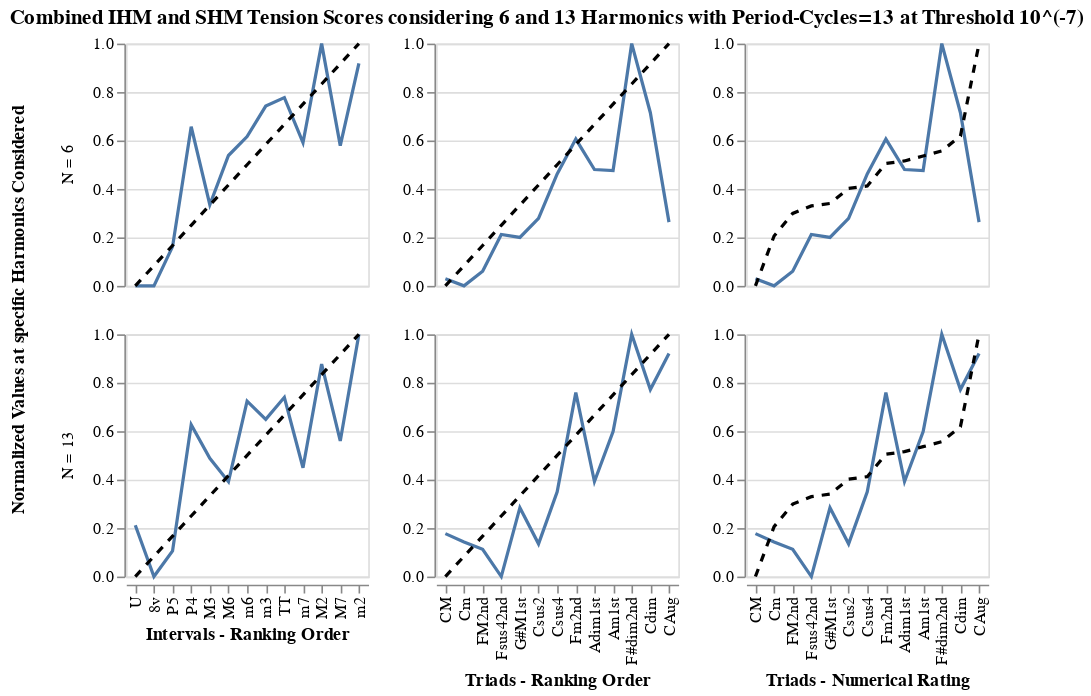

This figure's notebook cell:
### Code cell
(facet_interval |facet_triads_rank_order |facet_triads_empirical).resolve_scale(
    y='shared'
    ).properties(
        title='Combined IHM and SHM Tension Scores considering 6 and 13 Harmonics with Period-Cycles=13 at Threshold 10^(-7)'
    )

### Figure 1 — Vega-Lite specification as saved in the notebook (floating-point values rounded to 4 significant figures)
{"config": {"view": {"continuousWidth": 300, "continuousHeight": 300}}, "hconcat": [{"data": {"name": "data-a9224b930287541b4d064e25355ab9d7"}, "facet": {"row": {"field": "harmonics_considered", "sort": "descending", "title": "Normalized Values at specific Harmonics Considered", "type": "nominal"}}, "spec": {"layer": [{"mark": {"type": "line"}, "encoding": {"x": {"field": "chord_label", "sort": ["U", "8v", "P5", "P4", "M3", "M6", "m6", "m3", "TT", "m7", "M2", "M7", "m2"], "type": "nominal"}, "y": {"field": "normalized_value", "title": null, "type": "quantitative"}}}, {"data": {"name": "data-7809bcd7a2de65814e0505da9403f745"}, "mark": {"type": "line", "color": "black", "strokeDash": [5, 5]}, "encoding": {"x": {"field": "chord_label", "sort": ["U", "8v", "P5", "P4", "M3", "M6", "m6", "m3", "TT", "m7", "M2", "M7", "m2"], "title": "Intervals - Ranking Order", "type": "nominal"}, "y": {"field": "normalized_value", "title": null, "type": "quantitative"}}}], "height": 150, "width": 150}}, {"data": {"name": "data-808fa12a44801d1d99a6072437831c3b"}, "facet": {"row": {"field": "harmonics_considered", "header": null, "sort": "descending", "title": null, "type": "nominal"}}, "spec": {"layer": [{"mark": {"type": "line"}, "encoding": {"x": {"field": "chord_label", "sort": ["CM", "Cm", "FM2nd", "Fsus42nd", "G#M1st", "Csus2", "Csus4", "Fm2nd", "Adim1st", "Am1st", "F#dim2nd", "Cdim", "CAug"], "type": "nominal"}, "y": {"field": "normalized_value", "title": null, "type": "quantitative"}}}, {"data": {"name": "data-667645a7e7442c07383c3c11a89a1711"}, "mark": {"type": "line", "color": "black", "strokeDash": [5, 5]}, "encoding": {"x": {"field": "chord_label", "sort": ["CM", "Cm", "FM2nd", "Fsus42nd", "G#M1st", "Csus2", "Csus4", "Fm2nd", "Adim1st", "Am1st", "F#dim2nd", "Cdim", "CAug"], "title": "Triads - Ranking Order", "type": "nominal"}, "y": {"field": "normalized_value", "title": null, "type": "quantitative"}}}], "height": 150, "width": 150}}, {"data": {"name": "data-808fa12a44801d1d99a6072437831c3b"}, "facet": {"row": {"field": "harmonics_considered", "header": null, "sort": "descending", "title": null, "type": "nominal"}}, "spec": {"layer": [{"mark": {"type": "line"}, "encoding": {"x": {"field": "chord_label", "sort": ["CM", "Cm", "FM2nd", "Fsus42nd", "G#M1st", "Csus2", "Csus4", "Fm2nd", "Adim1st", "Am1st", "F#dim2nd", "Cdim", "CAug"], "type": "nominal"}, "y": {"field": "normalized_value", "title": null, "type": "quantitative"}}}, {"data": {"name": "data-1a1c67b4b5d87e735584d7b643d12f39"}, "mark": {"type": "line", "color": "black", "strokeDash": [5, 5]}, "encoding": {"x": {"field": "chord_label", "sort": ["CM", "Cm", "FM2nd", "Fsus42nd", "G#M1st", "Csus2", "Csus4", "Fm2nd", "Adim1st", "Am1st", "F#dim2nd", "Cdim", "CAug"], "title": "Triads - Numerical Rating", "type": "nominal"}, "y": {"field": "normalized_value", "title": null, "type": "quantitative"}}}], "height": 150, "width": 150}}], "resolve": {"scale": {"y": "shared"}}, "title": "Combined IHM and SHM Tension Scores considering 6 and 13 Harmonics with Period-Cycles=13 at Threshold 10^(-7)", "$schema": "https://vega.github.io/schema/vega-lite/v5.20.1.json", "datasets": {"data-a9224b930287541b4d064e25355ab9d7": [{"chord_label": "U", "normalized_value": 0.0, "periods_considered": 13, "harmonics_considered": "N = 6", "ground_truth_type": "Intervals - Ranking Order"}, {"chord_label": "8v", "normalized_value": 0.0, "periods_considered": 13, "harmonics_considered": "N = 6", "ground_truth_type": "Intervals - Ranking Order"}, {"chord_label": "P5", "normalized_value": 0.1619, "periods_considered": 13, "harmonics_considered": "N = 6", "ground_truth_type": "Intervals - Ranking Order"}, {"chord_label": "P4", "normalized_value": 0.657, "periods_considered": 13, "harmonics_considered": "N = 6", "ground_truth_type": "Intervals - Ranking Order"}, {"chord_label": "M3", "normalized_value": 0.335, "periods_considered": 13, "harmonics_considered": "N = 6", "ground_truth_type": "Intervals - Ranking Order"}, {"chord_label": "M6", "normalized_value": 0.5381, "periods_considered": 13, "harmonics_considered": "N = 6", "ground_truth_type": "Intervals - Ranking Order"}, {"chord_label": "m6", "normalized_value": 0.6164, "periods_considered": 13, "harmonics_considered": "N = 6", "ground_truth_type": "Intervals - Ranking Order"}, {"chord_label": "m3", "normalized_value": 0.742, "periods_considered": 13, "harmonics_considered": "N = 6", "ground_truth_type": "Intervals - Ranking Order"}, {"chord_label": "TT", "normalized_value": 0.777, "periods_considered": 13, "harmonics_considered": "N = 6", "ground_truth_type": "Intervals - Ranking Order"}, {"chord_label": "m7", "normalized_value": 0.5908, "periods_considered": 13, "harmonics_considered": "N = 6", "ground_truth_type": "Intervals - Ranking Order"}, {"chord_label": "M2", "normalized_value": 1.0, "periods_considered": 13, "harmonics_considered": "N = 6", "ground_truth_type": "Intervals - Ranking Order"}, {"chord_label": "M7", "normalized_value": 0.579, "periods_considered": 13, "harmonics_considered": "N = 6", "ground_truth_type": "Intervals - Ranking Order"}, {"chord_label": "m2", "normalized_value": 0.9188, "periods_considered": 13, "harmonics_considered": "N = 6", "ground_truth_type": "Intervals - Ranking Order"}, {"chord_label": "U", "normalized_value": 0.2115, "periods_considered": 13, "harmonics_considered": "N = 13", "ground_truth_type": "Intervals - Ranking Order"}, {"chord_label": "8v", "normalized_value": 0.0, "periods_considered": 13, "harmonics_considered": "N = 13", "ground_truth_type": "Intervals - Ranking Order"}, {"chord_label": "P5", "normalized_value": 0.1058, "periods_considered": 13, "harmonics_considered": "N = 13", "ground_truth_type": "Intervals - Ranking Order"}, {"chord_label": "P4", "normalized_value": 0.627, "periods_considered": 13, "harmonics_considered": "N = 13", "ground_truth_type": "Intervals - Ranking Order"}, {"chord_label": "M3", "normalized_value": 0.488, "periods_considered": 13, "harmonics_considered": "N = 13", "ground_truth_type": "Intervals - Ranking Order"}, {"chord_label": "M6", "normalized_value": 0.3918, "periods_considered": 13, "harmonics_considered": "N = 13", "ground_truth_type": "Intervals - Ranking Order"}, {"chord_label": "m6", "normalized_value": 0.7238, "periods_considered": 13, "harmonics_considered": "N = 13", "ground_truth_type": "Intervals - Ranking Order"}, {"chord_label": "m3", "normalized_value": 0.649, "periods_considered": 13, "harmonics_considered": "N = 13", "ground_truth_type": "Intervals - Ranking Order"}, {"chord_label": "TT", "normalized_value": 0.74, "periods_considered": 13, "harmonics_considered": "N = 13", "ground_truth_type": "Intervals - Ranking Order"}, {"chord_label": "m7", "normalized_value": 0.4492, "periods_considered": 13, "harmonics_considered": "N = 13", "ground_truth_type": "Intervals - Ranking Order"}, {"chord_label": "M2", "normalized_value": 0.8769, "periods_considered": 13, "harmonics_considered": "N = 13", "ground_truth_type": "Intervals - Ranking Order"}, {"chord_label": "M7", "normalized_value": 0.5597, "periods_considered": 13, "harmonics_considered": "N = 13", "ground_truth_type": "Intervals - Ranking Order"}, {"chord_label": "m2", "normalized_value": 1.0, "periods_considered": 13, "harmonics_considered": "N = 13", "ground_truth_type": "Intervals - Ranking Order"}], "data-7809bcd7a2de65814e0505da9403f745": [{"normalized_value": 0.0, "chord_label": "U"}, {"normalized_value": 0.08333, "chord_label": "8v"}, {"normalized_value": 0.1667, "chord_label": "P5"}, {"normalized_value": 0.25, "chord_label": "P4"}, {"normalized_value": 0.3333, "chord_label": "M3"}, {"normalized_value": 0.4167, "chord_label": "M6"}, {"normalized_value": 0.5, "chord_label": "m6"}, {"normalized_value": 0.5833, "chord_label": "m3"}, {"normalized_value": 0.6667, "chord_label": "TT"}, {"normalized_value": 0.75, "chord_label": "m7"}, {"normalized_value": 0.8333, "chord_label": "M2"}, {"normalized_value": 0.9167, "chord_label": "M7"}, {"normalized_value": 1.0, "chord_label": "m2"}], "data-808fa12a44801d1d99a6072437831c3b": [{"chord_label": "CM", "normalized_value": 0.0293, "periods_considered": 13, "harmonics_considered": "N = 6", "ground_truth_type": "Triads - Ranking Order"}, {"chord_label": "Cm", "normalized_value": 0.0, "periods_considered": 13, "harmonics_considered": "N = 6", "ground_truth_type": "Triads - Ranking Order"}, {"chord_label": "FM2nd", "normalized_value": 0.06026, "periods_considered": 13, "harmonics_considered": "N = 6", "ground_truth_type": "Triads - Ranking Order"}, {"chord_label": "Fsus42nd", "normalized_value": 0.2123, "periods_considered": 13, "harmonics_considered": "N = 6", "ground_truth_type": "Triads - Ranking Order"}, {"chord_label": "G#M1st", "normalized_value": 0.2, "periods_considered": 13, "harmonics_considered": "N = 6", "ground_truth_type": "Triads - Ranking Order"}, {"chord_label": "Csus2", "normalized_value": 0.2789, "periods_considered": 13, "harmonics_considered": "N = 6", "ground_truth_type": "Triads - Ranking Order"}, {"chord_label": "Csus4", "normalized_value": 0.4623, "periods_considered": 13, "harmonics_considered": "N = 6", "ground_truth_type": "Triads - Ranking Order"}, {"chord_label": "Fm2nd", "normalized_value": 0.6061, "periods_considered": 13, "harmonics_considered": "N = 6", "ground_truth_type": "Triads - Ranking Order"}, {"chord_label": "Adim1st", "normalized_value": 0.4803, "periods_considered": 13, "harmonics_considered": "N = 6", "ground_truth_type": "Triads - Ranking Order"}, {"chord_label": "Am1st", "normalized_value": 0.4762, "periods_considered": 13, "harmonics_considered": "N = 6", "ground_truth_type": "Triads - Ranking Order"}, {"chord_label": "F#dim2nd", "normalized_value": 1.0, "periods_considered": 13, "harmonics_considered": "N = 6", "ground_truth_type": "Triads - Ranking Order"}, {"chord_label": "Cdim", "normalized_value": 0.7147, "periods_considered": 13, "harmonics_considered": "N = 6", "ground_truth_type": "Triads - Ranking Order"}, {"chord_label": "CAug", "normalized_value": 0.2631, "periods_considered": 13, "harmonics_considered": "N = 6", "ground_truth_type": "Triads - Ranking Order"}, {"chord_label": "CM", "normalized_value": 0.1772, "periods_considered": 13, "harmonics_considered": "N = 13", "ground_truth_type": "Triads - Ranking Order"}, {"chord_label": "Cm", "normalized_value": 0.1429, "periods_considered": 13, "harmonics_considered": "N = 13", "ground_truth_type": "Triads - Ranking Order"}, {"chord_label": "FM2nd", "normalized_value": 0.1123, "periods_considered": 13, "harmonics_considered": "N = 13", "ground_truth_type": "Triads - Ranking Order"}, {"chord_label": "Fsus42nd", "normalized_value": 0.0, "periods_considered": 13, "harmonics_considered": "N = 13", "ground_truth_type": "Triads - Ranking Order"}, {"chord_label": "G#M1st", "normalized_value": 0.2845, "periods_considered": 13, "harmonics_considered": "N = 13", "ground_truth_type": "Triads - Ranking Order"}, {"chord_label": "Csus2", "normalized_value": 0.135, "periods_considered": 13, "harmonics_considered": "N = 13", "ground_truth_type": "Triads - Ranking Order"}, {"chord_label": "Csus4", "normalized_value": 0.3494, "periods_considered": 13, "harmonics_considered": "N = 13", "ground_truth_type": "Triads - Ranking Order"}, {"chord_label": "Fm2nd", "normalized_value": 0.7592, "periods_considered": 13, "harmonics_considered": "N = 13", "ground_truth_type": "Triads - Ranking Order"}, {"chord_label": "Adim1st", "normalized_value": 0.3924, "periods_considered": 13, "harmonics_considered": "N = 13", "ground_truth_type": "Triads - Ranking Order"}, {"chord_label": "Am1st", "normalized_value": 0.5985, "periods_considered": 13, "harmonics_considered": "N = 13", "ground_truth_type": "Triads - Ranking Order"}, {"chord_label": "F#dim2nd", "normalized_value": 1.0, "periods_considered": 13, "harmonics_considered": "N = 13", "ground_truth_type": "Triads - Ranking Order"}, {"chord_label": "Cdim", "normalized_value": 0.772, "periods_considered": 13, "harmonics_considered": "N = 13", "ground_truth_type": "Triads - Ranking Order"}, {"chord_label": "CAug", "normalized_value": 0.9207, "periods_considered": 13, "harmonics_considered": "N = 13", "ground_truth_type": "Triads - Ranking Order"}], "data-667645a7e7442c07383c3c11a89a1711": [{"normalized_value": 0.0, "chord_label": "CM"}, {"normalized_value": 0.08333, "chord_label": "Cm"}, {"normalized_value": 0.1667, "chord_label": "FM2nd"}, {"normalized_value": 0.25, "chord_label": "Fsus42nd"}, {"normalized_value": 0.3333, "chord_label": "G#M1st"}, {"normalized_value": 0.4167, "chord_label": "Csus2"}, {"normalized_value": 0.5, "chord_label": "Csus4"}, {"normalized_value": 0.5833, "chord_label": "Fm2nd"}, {"normalized_value": 0.6667, "chord_label": "Adim1st"}, {"normalized_value": 0.75, "chord_label": "Am1st"}, {"normalized_value": 0.8333, "chord_label": "F#dim2nd"}, {"normalized_value": 0.9167, "chord_label": "Cdim"}, {"normalized_value": 1.0, "chord_label": "CAug"}], "data-1a1c67b4b5d87e735584d7b643d12f39": [{"normalized_value": 0.0, "chord_label": "CM"}, {"normalized_value": 0.206, "chord_label": "Cm"}, {"normalized_value": 0.299, "chord_label": "FM2nd"}, {"normalized_value": 0.3299, "chord_label": "Fsus42nd"}, {"normalized_value": 0.3402, "chord_label": "G#M1st"}, {"normalized_value": 0.402, "chord_label": "Csus2"}, {"normalized_value": 0.4123, "chord_label": "Csus4"}, {"normalized_value": 0.505, "chord_label": "Fm2nd"}, {"normalized_value": 0.5156, "chord_label": "Adim1st"}, {"normalized_value": 0.5362, "chord_label": "Am1st"}, {"normalized_value": 0.5568, "chord_label": "F#dim2nd"}, {"normalized_value": 0.6186, "chord_label": "Cdim"}, {"normalized_value": 1.0, "chord_label": "CAug"}]}}
